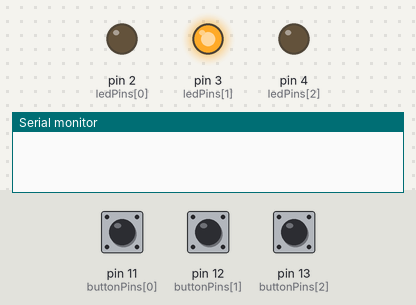
Recording of a sketch running on a simulated Arduino Uno, built with avr-gcc and run on an emulated ATmega328P. Parts: output pins drawn as LEDs (lit = HIGH), the last lines printed to the serial monitor. The inputs (shaded band) are chosen by the test bench; at power-on: pin 12 (buttonPins[1]) LOW, pin 11 (buttonPins[0]) LOW, pin 13 (buttonPins[2]) LOW. Random numbers use the default seed unless the sketch sets one.

Above: at 1.2 s.
1.3 s: pin 12 (buttonPins[1]) pulled HIGH for 0.15 s
At 3.7 s:
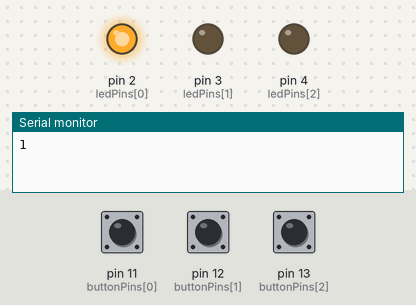
4.4 s: pin 12 (buttonPins[1]) pulled HIGH for 3.2 s
At 5.4 s:
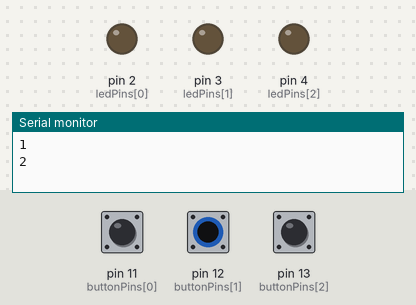
9.1 s: pin 11 (buttonPins[0]) pulled HIGH for 3.2 s
At 12.1 s:
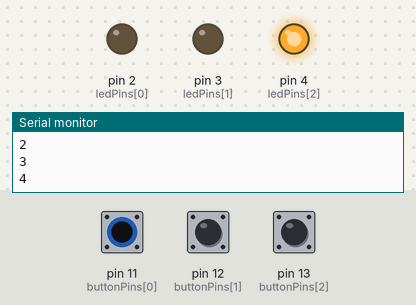
Timing chart, 0 to 19.8 s (numbered marks = the images above; inputs shaded):
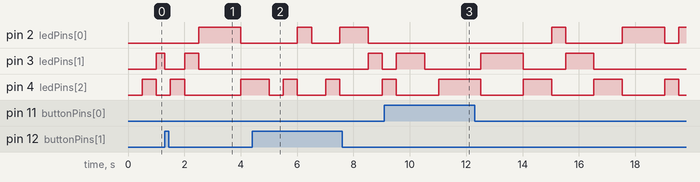

The sketch:

Whack-an-LED.ino
```cpp
int start_time = 0;
int mole;
int score = 0;
bool scored = false;

// LED pins and their corresponding button pins
const int ledPins[] = {2, 3, 4};
const int buttonPins[] = {11, 12, 13};

void setup() {
  // put your setup code here, to run once:
  Serial.begin(9600);
  randomSeed(analogRead(A0));

  // Setup LEDs and buttons
  for (int i = 0; i < 3; i++) {
    pinMode(ledPins[i], OUTPUT);   // Set LED pins as OUTPUT
    pinMode(buttonPins[i], INPUT); // Set button pins as INPUT
  }
}

void loop() {
  // put your main code here, to run repeatedly:
  // Check if 500 ms has passed since the last mole appearance
  if (millis() > start_time + 500) {
    // Turn off the previous mole LED
    if (mole >= 0) {
      digitalWrite(ledPins[mole], LOW);
    }

    // Select a random mole (0 to 2 for LED indices)
    mole = random(3);
    digitalWrite(ledPins[mole], HIGH);
    scored = false;
    start_time = millis();
  }

  // Check if the mole is whacked
  if (digitalRead(buttonPins[mole]) == HIGH && scored == false) {
    // Turn off the mole LED
    digitalWrite(ledPins[mole], LOW);

    // Update score
    score++;
    scored = true;
    Serial.println(score);
  }
}
```
